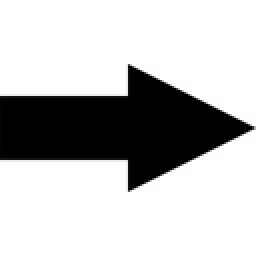
%> input picture Assignment 3/arrow.jpg, 128 x 128 px, shrunk from 1000 x 1000 before the run (shown 2 times larger)
$ octave --eval "result = extract_keypoints('arrow.jpg');"   (GNU Octave 9; MATLAB toolbox functions it lacks are replaced by stand-ins)
%> lines starting %> are read from the running program, lines starting %| are printed output that depends on the picture; in (x1, y1, x2, y2) boxes, pixels count from 0 and x2, y2 are one past the last pixel; in counts of white or black regions, pixels touching at a corner belong together; the program's own positions count from 1
function [x, y, scores, Ih, Iv] = extract_keypoints(image);
%> called with image = 'arrow.jpg'

    % setting k constant for that equation to 0.05 and window size to 5
    k = 0.05;
    window = 5;

    % reading the image and convert to double grayscale
    readImg = imread(image);
%> readImg is the input picture: size 128x128x3 uint8; min 0, max 255, mean 191.3
    grayScaleIm = im2double(rgb2gray(readImg));

    % Compute the horizontal image gradient Ih and the vertical image gradient Iv
    horiz= [1, 0, -1;
            2, 0, -2;
            1, 0, -1];
    vert = [1, 2, 1;
            0, 0, 0;
            -1, -2, -1];
    Ih = imfilter(grayScaleIm, double(horiz));   % applies the gradient filter
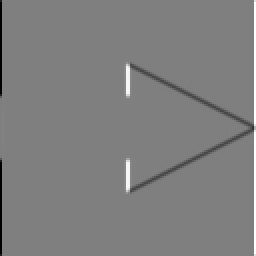
%> Ih: size 128x128 double (shown 2 times larger); min -4, max 4, mean -0.00757; drawn with min black and max white
    Iv = imfilter(grayScaleIm, double(vert));
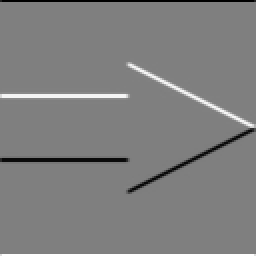
%> Iv: size 128x128 double (shown 2 times larger); min -4, max 4, mean -3.47e-18; drawn with min black and max white

    % initialize a matrix R of the same size as the image that will store the "cornerness" scores for each pixel
    % when R is almost 0 = flat, R << 0 = edge, R >> 0 = corner
    R = zeros(size(grayScaleIm, 1), size(grayScaleIm, 2));  % 1 = rows(x), 2 = cols(y)

    % use a double loop to compute cornerness score - slide 36 pseudo
    row = size(grayScaleIm, 1);
%> row = 128
    col = size(grayScaleIm, 2);
%> col = 128
    for i=1:row
        for j=1:col

            % initializing a 2x2 matrix M for the score for now, and we're
            % at start position (1,1) for candidate keypoint (i, j)
            M = zeros(2, 2);

            for x=(i-1):(i+1)
                for y=(j-1):(j+1)

                    % we want to ignore those edge pixels
                    if (x <= 0) || (x > row) || (y <= 0) || (y > col)
                        R(i, j) = -Inf;
                    else
                        M(1,1) = M(1,1) + (Ih(x,y)^2);
                        M(1,2) = M(1,2) + (Ih(x,y) * Iv(x,y));
                        M(2,1) = M(2,1) + (Ih(x,y) * Iv(x,y));
                        M(2,2) = M(2,2) + (Iv(x,y)^2);

                        % making sure we don't hit an -Inf
                        if R(i, j) ~= -Inf
                            R(i, j) = det(M) - k * trace(M)^2;
                        end
                    end

                end
            end

        end
    end
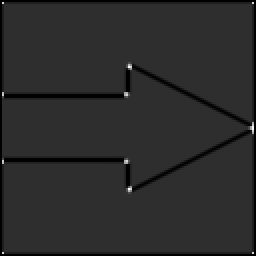
%> R: size 128x128 double (shown 2 times larger); 3.1% of the values are NaN or infinite; the others: min -349.2, max 1547.4, mean -13.98; drawn with min black, max white, NaN and infinite black
%> after the loop, M = [25 9; 9 25]

    % After computing all R(i, j) scores, it is time to threshold them in order to find which pixels correspond to keypoints.
    % You can set the threshold for the "cornerness" score R however you like; for example, you can set it to 5 times the average R score.
    % to ignore the -Inf part for threshold, we'll just set them to 0 for now
    for i=1:row
        for j=1:col
           if R(i, j) == -Inf
               R(i, j) = 0;
           end
        end
    end
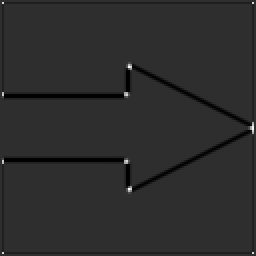
%> R: size 128x128 double (shown 2 times larger); 3.1% of pixels changed, all inside (x1, y1, x2, y2) = (0, 0, 128, 128); drawn with min black and max white

    avgRScore = mean(R, 2);       % get the total average (if i kept inf, avgRScore = -Inf)
%> avgRScore = 128 values, max 19.37 at index 64, min -165.1 at index 49, mean -13.54
    threshold = avgRScore * .001;
%> threshold = 128 values, max 0.0194 at index 64, min -0.165 at index 49, mean -0.0135
    threshold = sum(threshold)/row;
%> threshold = -0.0135

    % if the values in R is less than the threshold, we want to ignore them
    for i=1:row
        for j=1:col
           if R(i, j) < threshold
               R(i, j) = 0;
           end
        end
    end
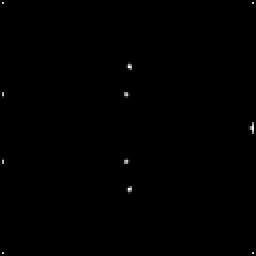
%> R: size 128x128 double (shown 2 times larger); 10.71% of pixels changed, all inside (x1, y1, x2, y2) = (1, 1, 127, 127); drawn with min black and max white

    % Perform non-maximum suppression by removing those keypoints whose R score is not larger than all of their 8 neighbors;
    % if a keypoint does not have 8 neighbors, remove it. The scores/x/y that you output should correspond to the final set of keypoints,
    % after non-max suppression. then set the keypoint scores and coordinates at those indices to [].

    % Initialize vectors for x, y, and scores
    x = [];
    y = [];
    scores = [];

    for i=1:row
        for j=1:col

            % initializing R(i, j) as max (this is a potential keypoint)
            maxX = i;
            maxY = j;

            for s=(i-1):(i+1)
                for t=(j-1):(j+1)
                    % we want to ignore those edge pixels
                    if (s <= 0) || (s > row) || (t <= 0) || (t > col)
                        continue;
                    else
                        % if the neighbor is greater than key, and the
                        % neighbor is greater than the max found
                        if (R(s, t) > R(i, j)) && ( R(s, t) > R(maxX, maxY))
                            % reset max
                            maxX = s;
                            maxY = t;

                        % if neighbor is smaller than key, and neighbor
                        % isn't max, set it's position to 0 to ignore it
                        elseif (R(s, t) < R(i, j)) && (R(s, t) < R(maxX, maxY))
                            R(s, t) = 0;

                        % if we reached the end of the neighborhood (3, 3)
                        elseif (s == (i+1)) && (t == (j+1) && (R(maxX, maxY) > 0))
                            % set the max values into indices
                            x = [x, maxY];
                            y = [y, maxX];
                            scores = [scores, R(maxX, maxY)];
                        end
                    end

                end
            end

        end
    end
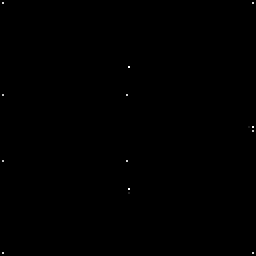
%> R: size 128x128 double (shown 2 times larger); 11.63% of pixels changed, all inside (x1, y1, x2, y2) = (1, 28, 127, 100); drawn with min black and max white
%> after the loop, scores = 860 values, max 1547.4 at index 46, min 5.2e-10 at index 232, mean 104.7; x = 860 values, max 127 at index 3, min 2 at index 1, mean 81.14; y = 860 values, max 127 at index 855, min 2 at index 1, mean 63.99
%     disp(scores.');
    figure;
    imshow(image);

    % place the points
    hold on;
    for i=1:length(scores)
        plot(x(i), y(i), 'ro', 'MarkerSize', scores(i) * .05);
    end
%> `result = extract_keypoints('arrow.jpg');`:
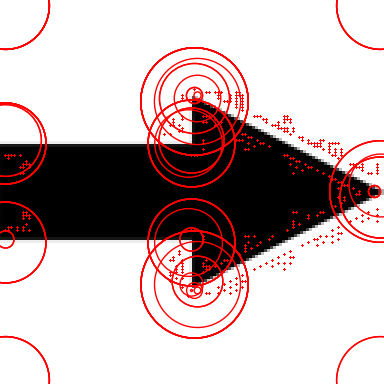
%> figure redrawn from the program's plot data; shown 3 times larger
%> `result = extract_keypoints('arrow.jpg');`: result has the same summary as x in extract_keypoints
    hold off;
end
